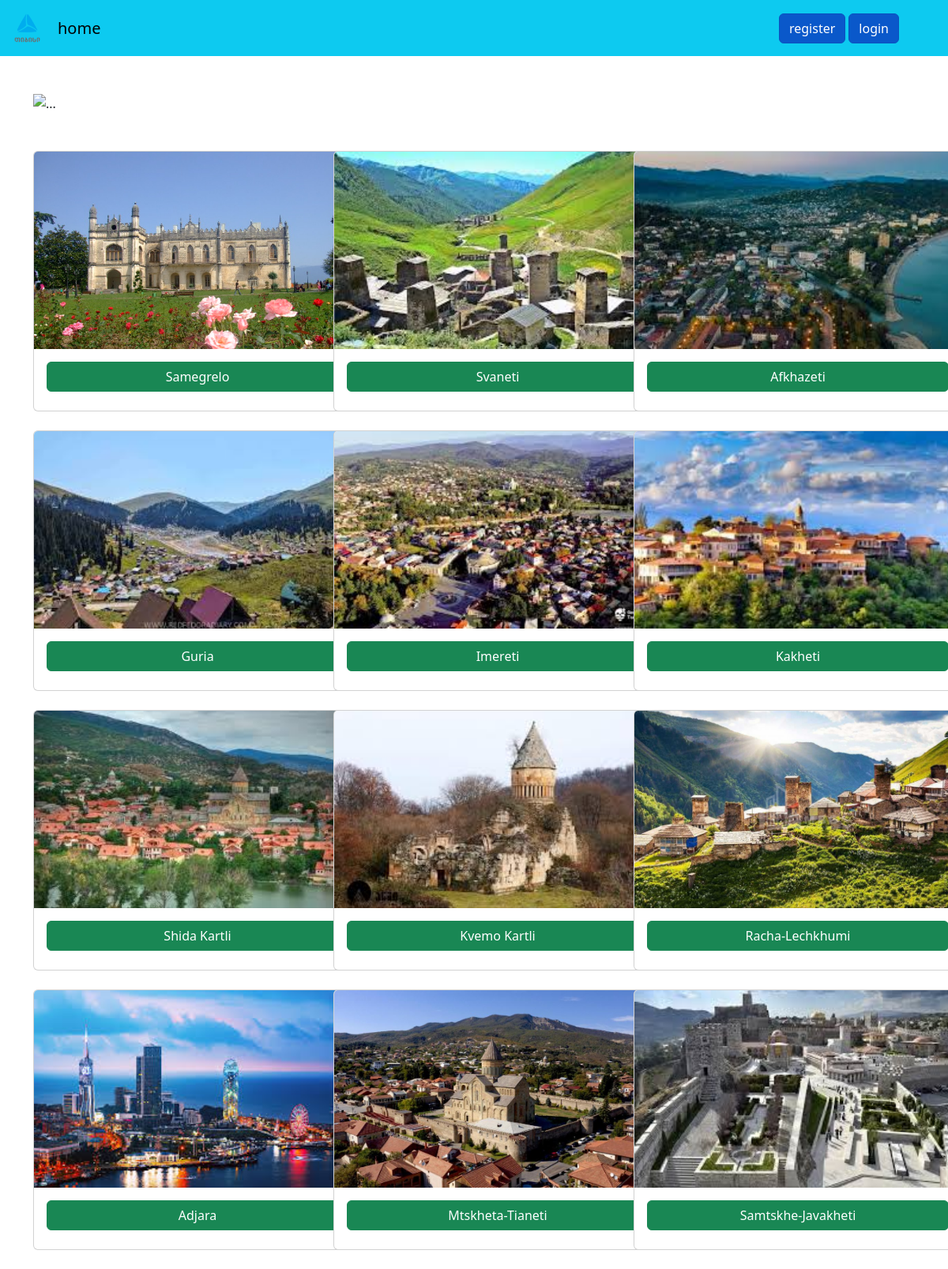
The page / on the database its author committed.
### models.py (models this page shows)
class Card(db.Model, UserMixin) :
    __tablename__ ="Cards"
    id = db.Column(db.Integer(), primary_key=True)
    name = db.Column(db.String())
    img = db.Column(db.String())
    link = db.Column(db.String())

### routes.py (the view)
@app.route("/")
def home():
    card = Card.query.all()
    return render_template("travel.html", card=card)

### templates/travel.html (shortened to what this page needs)
{% extends "base.html" %}
{% block container %}
<br><br>
<div id="carouselExampleInterval" class="carousel slide" data-bs-ride="carousel">
    <div class="carousel-inner">
        <div class="carousel-item active" data-bs-interval="3000">
            <img src="https://mbg.ge/uploads/locblogs/large/85766c71b1b1d869fb61457faa46a547.jpg" class="d-block w-100"
                 alt="...">
        </div>
    </div>
    <button class="carousel-control-prev" type="button" data-bs-target="#carouselExampleInterval"
            data-bs-slide="prev">
        <span class="carousel-control-prev-icon" aria-hidden="true"></span>
    </button>
    <button class="carousel-control-next" type="button" data-bs-target="#carouselExampleInterval"
            data-bs-slide="next">
        <span class="carousel-control-next-icon" aria-hidden="true"></span>
    </button>
    <br><br>
</div>
<div class="row">
    {% for cards in card %}
    <div class="col-4">
        <div class="card" style="width: 26rem;">
            <img src="/static/photo/{{ cards['img'] }}"
                 class="card-img-top" style="width:100%; height:250px; object-fit:cover;"
                 alt="...">
            <div class="card-body">
                <a href="{{ url_for('same', btn_name=cards['name']) }}">
                    <h5 class="btn btn-success" style="width:100%; height: 100%;">{{ cards['name'] }}</h5>
                </a>
            </div>
        </div>
        <br>
    </div>
    {% endfor %}
</div>
{% endblock %}

### templates/base.html (shortened to what this page needs)
<!doctype html>
<html lang="en">
<head>
    <link href="https://cdn.jsdelivr.net/npm/bootstrap@5.3.6/dist/css/bootstrap.min.css" rel="stylesheet"
>
</head>
<body>
{% include "navbar.html" %}
<div class = "container">
{% set messages = get_flashed_messages() %}
    {% block container %}
    {% endblock %}
</div>
</body>
</html>

### templates/navbar.html (shortened to what this page needs)
<!doctype html>
<html lang="en">
<head>
</head>
<body>
<nav class="navbar navbar-expand-lg bg-info">
    <div class="container-fluid">
        <a class="navbar-brand " href="https://tbcbank.ge/ka/tbc-education">
            <img src="/static/tbc-logo.png" alt="Logo" width="45" height="45" style="border-radius: 50px;">
        </a>
        <a class="navbar-brand" href="/">home</a>
        <div class="collapse navbar-collapse" id="navbarSupportedContent">
            <div class="btn-group" style="margin-right: 50px">
                {% if current_user.is_authenticated %}
                <div class="ml-10px btn-group">
                    <a href="/logout" class="btn btn-primary active" aria-current="page">logout</a>
                    <a href="/profile" class="btn btn-outline-primary text-white" aria-current="page">profile</a>
                </div>
                {% else %}
                <div class="ml-10px">
                    <a href="/register" class="btn btn-primary active  me-1" aria-current="page">register</a>
                </div>
                <div class="ml-10px">
                    <a href="/login" class="btn btn-primary active">login</a>
                </div>
                {% endif %}
            </div>
        </div>
    </div>
</nav>
</body>
</html>

### rows shown on the page
Card: img (picture), name "Samegrelo"
Card: img (picture), name "Svaneti"
Card: img (picture), name "Afkhazeti"
Card: img (picture), name "Guria"
Card: img (picture), name "Imereti"
Card: img (picture), name "Kakheti"
Card: img (picture), name "Shida Kartli"
Card: img (picture), name "Kvemo Kartli"
Card: img (picture), name "Racha-Lechkhumi"
Card: img (picture), name "Adjara"
Card: img (picture), name "Mtskheta-Tianeti"
Card: img (picture), name "Samtskhe-Javakheti"
